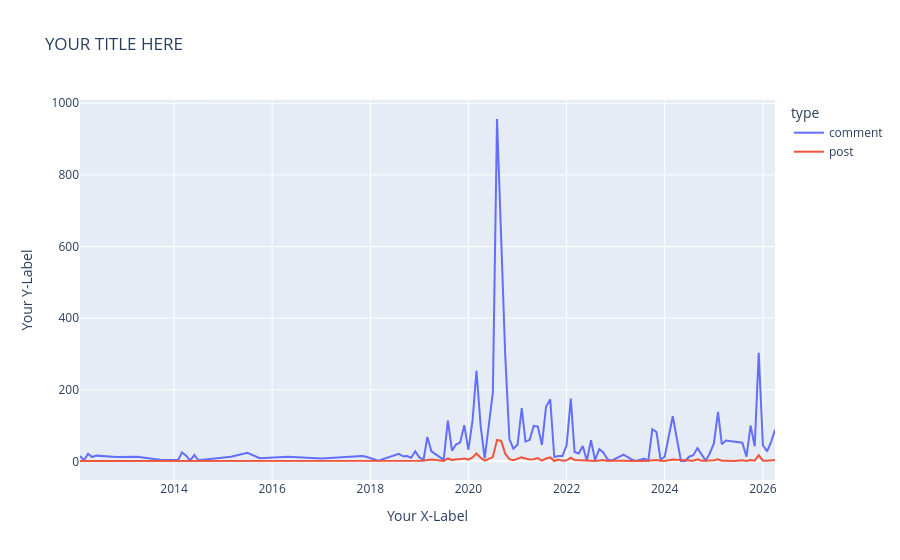

Source (notebook cell):
### Markdown cell above
### ✍️ 1.1 Critical Activity - Modifying a Plotly Chart

Plotly is a powerful visualization library that allows you to make interactive graphics with relatively few lines of code. The basic format is always the same. You create a Plotly object by running a function:

```python

figure = px.chart_type(dataframe,
                        x='column_representing_x_data',
                        y='column_representing_y_data', 
                        color='column_indicating_different_data_groups')

```
> 👉 **Note:** *If you do not enter styling information and labels, Plotly leaves these blank. All key=value pairs (i.e. `color='type'`) should be followed by a comma except for the last one.*

### Code cell
# YOUR TURN: Modify the visualization here
# Try changing px.line to px.bar or px.area
# Experiment with labels and titles

# Example modification (you can change this):
fig_modified = px.line(interval_counts, 
                      x='interval', 
                      y='count', 
                      color='type',
                      title='YOUR TITLE HERE',
                      labels={'count': 'Your Y-Label', 'interval': 'Your X-Label'})

fig_modified.show()
